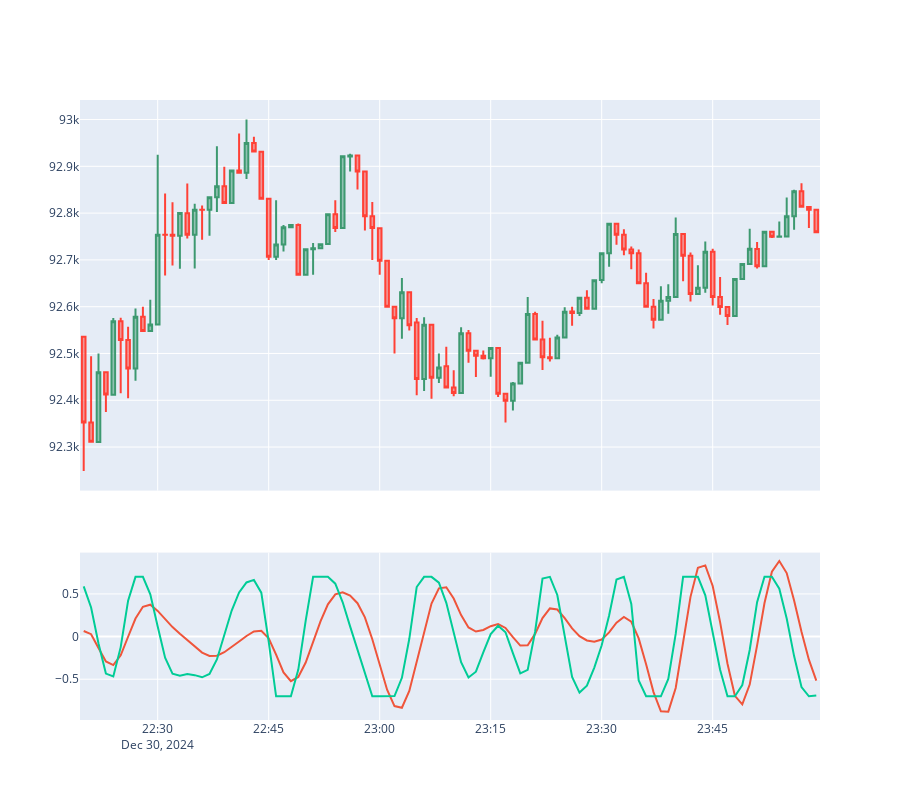

The notebook cell this image was saved under:
### Code cell
from research_tools import subplot

num = 100

subplot(
    trading_1m[-num:, :],
    {
        "signal": signal[-num:],
        "lead_signal": lead_signal[-num:],
    },
)
